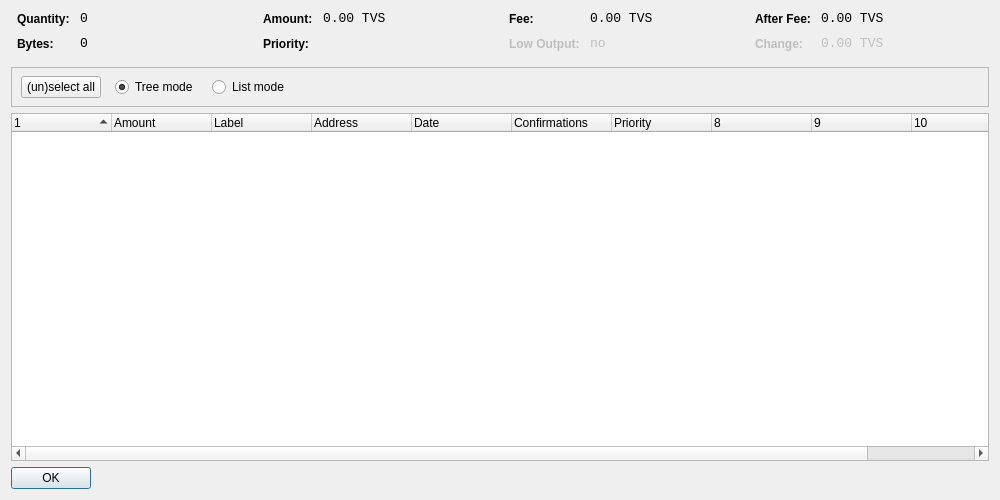
<?xml version="1.0" encoding="UTF-8"?>
<ui version="4.0">
 <class>CoinControlDialog</class>
 <widget class="QDialog" name="CoinControlDialog">
  <property name="geometry">
   <rect>
    <x>0</x>
    <y>0</y>
    <width>1000</width>
    <height>500</height>
   </rect>
  </property>
  <property name="windowTitle">
   <string>Coin Control</string>
  </property>
  <layout class="QVBoxLayout" name="verticalLayout">
   <item>
    <layout class="QHBoxLayout" name="horizontalLayoutTop" stretch="0,0,0,0">
     <property name="topMargin">
      <number>0</number>
     </property>
     <property name="bottomMargin">
      <number>10</number>
     </property>
     <item>
      <layout class="QFormLayout" name="formLayoutCoinControl1">
       <property name="horizontalSpacing">
        <number>10</number>
       </property>
       <property name="verticalSpacing">
        <number>10</number>
       </property>
       <property name="leftMargin">
        <number>6</number>
       </property>
       <property name="rightMargin">
        <number>6</number>
       </property>
       <item row="0" column="0">
        <widget class="QLabel" name="labelCoinControlQuantityText">
         <property name="styleSheet">
          <string notr="true">font-weight:bold;</string>
         </property>
         <property name="text">
          <string>Quantity:</string>
         </property>
        </widget>
       </item>
       <item row="0" column="1">
        <widget class="QLabel" name="labelCoinControlQuantity">
         <property name="font">
          <font>
           <family>Monospace</family>
           <pointsize>10</pointsize>
          </font>
         </property>
         <property name="cursor">
          <cursorShape>IBeamCursor</cursorShape>
         </property>
         <property name="contextMenuPolicy">
          <enum>Qt::ActionsContextMenu</enum>
         </property>
         <property name="text">
          <string notr="true">0</string>
         </property>
         <property name="textInteractionFlags">
          <set>Qt::LinksAccessibleByMouse|Qt::TextSelectableByKeyboard|Qt::TextSelectableByMouse</set>
         </property>
        </widget>
       </item>
       <item row="1" column="0">
        <widget class="QLabel" name="labelCoinControlBytesText">
         <property name="styleSheet">
          <string notr="true">font-weight:bold;</string>
         </property>
         <property name="text">
          <string>Bytes:</string>
         </property>
        </widget>
       </item>
       <item row="1" column="1">
        <widget class="QLabel" name="labelCoinControlBytes">
         <property name="font">
          <font>
           <family>Monospace</family>
           <pointsize>10</pointsize>
          </font>
         </property>
         <property name="cursor">
          <cursorShape>IBeamCursor</cursorShape>
         </property>
         <property name="contextMenuPolicy">
          <enum>Qt::ActionsContextMenu</enum>
         </property>
         <property name="text">
          <string notr="true">0</string>
         </property>
         <property name="textInteractionFlags">
          <set>Qt::LinksAccessibleByMouse|Qt::TextSelectableByKeyboard|Qt::TextSelectableByMouse</set>
         </property>
        </widget>
       </item>
      </layout>
     </item>
     <item>
      <layout class="QFormLayout" name="formLayoutCoinControl2">
       <property name="horizontalSpacing">
        <number>10</number>
       </property>
       <property name="verticalSpacing">
        <number>10</number>
       </property>
       <property name="leftMargin">
        <number>6</number>
       </property>
       <property name="rightMargin">
        <number>6</number>
       </property>
       <item row="0" column="0">
        <widget class="QLabel" name="labelCoinControlAmountText">
         <property name="styleSheet">
          <string notr="true">font-weight:bold;</string>
         </property>
         <property name="text">
          <string>Amount:</string>
         </property>
        </widget>
       </item>
       <item row="0" column="1">
        <widget class="QLabel" name="labelCoinControlAmount">
         <property name="font">
          <font>
           <family>Monospace</family>
           <pointsize>10</pointsize>
          </font>
         </property>
         <property name="cursor">
          <cursorShape>IBeamCursor</cursorShape>
         </property>
         <property name="contextMenuPolicy">
          <enum>Qt::ActionsContextMenu</enum>
         </property>
         <property name="text">
          <string notr="true">0.00 TVS</string>
         </property>
         <property name="textInteractionFlags">
          <set>Qt::LinksAccessibleByMouse|Qt::TextSelectableByKeyboard|Qt::TextSelectableByMouse</set>
         </property>
        </widget>
       </item>
       <item row="1" column="0">
        <widget class="QLabel" name="labelCoinControlPriorityText">
         <property name="styleSheet">
          <string notr="true">font-weight:bold;</string>
         </property>
         <property name="text">
          <string>Priority:</string>
         </property>
        </widget>
       </item>
       <item row="1" column="1">
        <widget class="QLabel" name="labelCoinControlPriority">
         <property name="font">
          <font>
           <family>Monospace</family>
           <pointsize>10</pointsize>
          </font>
         </property>
         <property name="cursor">
          <cursorShape>IBeamCursor</cursorShape>
         </property>
         <property name="contextMenuPolicy">
          <enum>Qt::ActionsContextMenu</enum>
         </property>
         <property name="text">
          <string/>
         </property>
         <property name="textInteractionFlags">
          <set>Qt::LinksAccessibleByMouse|Qt::TextSelectableByKeyboard|Qt::TextSelectableByMouse</set>
         </property>
        </widget>
       </item>
      </layout>
     </item>
     <item>
      <layout class="QFormLayout" name="formLayoutCoinControl3">
       <property name="horizontalSpacing">
        <number>10</number>
       </property>
       <property name="verticalSpacing">
        <number>10</number>
       </property>
       <property name="leftMargin">
        <number>6</number>
       </property>
       <property name="rightMargin">
        <number>6</number>
       </property>
       <item row="0" column="0">
        <widget class="QLabel" name="labelCoinControlFeeText">
         <property name="styleSheet">
          <string notr="true">font-weight:bold;</string>
         </property>
         <property name="text">
          <string>Fee:</string>
         </property>
        </widget>
       </item>
       <item row="0" column="1">
        <widget class="QLabel" name="labelCoinControlFee">
         <property name="font">
          <font>
           <family>Monospace</family>
           <pointsize>10</pointsize>
          </font>
         </property>
         <property name="cursor">
          <cursorShape>IBeamCursor</cursorShape>
         </property>
         <property name="contextMenuPolicy">
          <enum>Qt::ActionsContextMenu</enum>
         </property>
         <property name="text">
          <string notr="true">0.00 TVS</string>
         </property>
         <property name="textInteractionFlags">
          <set>Qt::LinksAccessibleByMouse|Qt::TextSelectableByKeyboard|Qt::TextSelectableByMouse</set>
         </property>
        </widget>
       </item>
       <item row="1" column="0">
        <widget class="QLabel" name="labelCoinControlLowOutputText">
         <property name="enabled">
          <bool>false</bool>
         </property>
         <property name="styleSheet">
          <string notr="true">font-weight:bold;</string>
         </property>
         <property name="text">
          <string>Low Output:</string>
         </property>
        </widget>
       </item>
       <item row="1" column="1">
        <widget class="QLabel" name="labelCoinControlLowOutput">
         <property name="enabled">
          <bool>false</bool>
         </property>
         <property name="font">
          <font>
           <family>Monospace</family>
           <pointsize>10</pointsize>
          </font>
         </property>
         <property name="cursor">
          <cursorShape>IBeamCursor</cursorShape>
         </property>
         <property name="contextMenuPolicy">
          <enum>Qt::ActionsContextMenu</enum>
         </property>
         <property name="text">
          <string notr="true">no</string>
         </property>
         <property name="textInteractionFlags">
          <set>Qt::LinksAccessibleByMouse|Qt::TextSelectableByKeyboard|Qt::TextSelectableByMouse</set>
         </property>
        </widget>
       </item>
      </layout>
     </item>
     <item>
      <layout class="QFormLayout" name="formLayoutCoinControl4">
       <property name="horizontalSpacing">
        <number>10</number>
       </property>
       <property name="verticalSpacing">
        <number>10</number>
       </property>
       <property name="leftMargin">
        <number>6</number>
       </property>
       <property name="rightMargin">
        <number>6</number>
       </property>
       <item row="0" column="0">
        <widget class="QLabel" name="labelCoinControlAfterFeeText">
         <property name="styleSheet">
          <string notr="true">font-weight:bold;</string>
         </property>
         <property name="text">
          <string>After Fee:</string>
         </property>
        </widget>
       </item>
       <item row="0" column="1">
        <widget class="QLabel" name="labelCoinControlAfterFee">
         <property name="font">
          <font>
           <family>Monospace</family>
           <pointsize>10</pointsize>
          </font>
         </property>
         <property name="cursor">
          <cursorShape>IBeamCursor</cursorShape>
         </property>
         <property name="contextMenuPolicy">
          <enum>Qt::ActionsContextMenu</enum>
         </property>
         <property name="text">
          <string notr="true">0.00 TVS</string>
         </property>
         <property name="textInteractionFlags">
          <set>Qt::LinksAccessibleByMouse|Qt::TextSelectableByKeyboard|Qt::TextSelectableByMouse</set>
         </property>
        </widget>
       </item>
       <item row="1" column="0">
        <widget class="QLabel" name="labelCoinControlChangeText">
         <property name="enabled">
          <bool>false</bool>
         </property>
         <property name="styleSheet">
          <string notr="true">font-weight:bold;</string>
         </property>
         <property name="text">
          <string>Change:</string>
         </property>
        </widget>
       </item>
       <item row="1" column="1">
        <widget class="QLabel" name="labelCoinControlChange">
         <property name="enabled">
          <bool>false</bool>
         </property>
         <property name="font">
          <font>
           <family>Monospace</family>
           <pointsize>10</pointsize>
          </font>
         </property>
         <property name="cursor">
          <cursorShape>IBeamCursor</cursorShape>
         </property>
         <property name="contextMenuPolicy">
          <enum>Qt::ActionsContextMenu</enum>
         </property>
         <property name="text">
          <string notr="true">0.00 TVS</string>
         </property>
         <property name="textInteractionFlags">
          <set>Qt::LinksAccessibleByMouse|Qt::TextSelectableByKeyboard|Qt::TextSelectableByMouse</set>
         </property>
        </widget>
       </item>
      </layout>
     </item>
    </layout>
   </item>
   <item>
    <widget class="QFrame" name="frame">
     <property name="minimumSize">
      <size>
       <width>0</width>
       <height>40</height>
      </size>
     </property>
     <property name="frameShape">
      <enum>QFrame::StyledPanel</enum>
     </property>
     <property name="frameShadow">
      <enum>QFrame::Sunken</enum>
     </property>
     <widget class="QWidget" name="horizontalLayoutWidget">
      <property name="geometry">
       <rect>
        <x>10</x>
        <y>0</y>
        <width>781</width>
        <height>41</height>
       </rect>
      </property>
      <layout class="QHBoxLayout" name="horizontalLayoutPanel" stretch="0,0,0,0,0">
       <property name="spacing">
        <number>14</number>
       </property>
       <item>
        <widget class="QPushButton" name="pushButtonSelectAll">
         <property name="sizePolicy">
          <sizepolicy hsizetype="Maximum" vsizetype="Fixed">
           <horstretch>0</horstretch>
           <verstretch>0</verstretch>
          </sizepolicy>
         </property>
         <property name="text">
          <string>(un)select all</string>
         </property>
        </widget>
       </item>
       <item>
        <widget class="QRadioButton" name="radioTreeMode">
         <property name="sizePolicy">
          <sizepolicy hsizetype="Maximum" vsizetype="Fixed">
           <horstretch>0</horstretch>
           <verstretch>0</verstretch>
          </sizepolicy>
         </property>
         <property name="text">
          <string>Tree mode</string>
         </property>
         <property name="checked">
          <bool>true</bool>
         </property>
        </widget>
       </item>
       <item>
        <widget class="QRadioButton" name="radioListMode">
         <property name="sizePolicy">
          <sizepolicy hsizetype="Maximum" vsizetype="Fixed">
           <horstretch>0</horstretch>
           <verstretch>0</verstretch>
          </sizepolicy>
         </property>
         <property name="text">
          <string>List mode</string>
         </property>
        </widget>
       </item>
       <item>
        <spacer name="horizontalSpacer">
         <property name="orientation">
          <enum>Qt::Horizontal</enum>
         </property>
         <property name="sizeHint" stdset="0">
          <size>
           <width>40</width>
           <height>20</height>
          </size>
         </property>
        </spacer>
       </item>
      </layout>
     </widget>
    </widget>
   </item>
   <item>
    <widget class="CoinControlTreeWidget" name="treeWidget">
     <property name="contextMenuPolicy">
      <enum>Qt::CustomContextMenu</enum>
     </property>
     <property name="sortingEnabled">
      <bool>false</bool>
     </property>
     <property name="columnCount">
      <number>11</number>
     </property>
     <attribute name="headerShowSortIndicator" stdset="0">
      <bool>true</bool>
     </attribute>
     <attribute name="headerStretchLastSection">
      <bool>false</bool>
     </attribute>
     <column>
      <property name="text">
       <string/>
      </property>
     </column>
     <column>
      <property name="text">
       <string>Amount</string>
      </property>
     </column>
     <column>
      <property name="text">
       <string>Label</string>
      </property>
     </column>
     <column>
      <property name="text">
       <string>Address</string>
      </property>
     </column>
     <column>
      <property name="text">
       <string>Date</string>
      </property>
     </column>
     <column>
      <property name="text">
       <string>Confirmations</string>
      </property>
      <property name="toolTip">
       <string>Confirmed</string>
      </property>
     </column>
     <column>
      <property name="text">
       <string>Priority</string>
      </property>
     </column>
     <column>
      <property name="text">
       <string/>
      </property>
     </column>
     <column>
      <property name="text">
       <string/>
      </property>
     </column>
     <column>
      <property name="text">
       <string/>
      </property>
     </column>
     <column>
      <property name="text">
       <string/>
      </property>
     </column>
    </widget>
   </item>
   <item>
    <widget class="QDialogButtonBox" name="buttonBox">
     <property name="sizePolicy">
      <sizepolicy hsizetype="Maximum" vsizetype="Fixed">
       <horstretch>0</horstretch>
       <verstretch>0</verstretch>
      </sizepolicy>
     </property>
     <property name="orientation">
      <enum>Qt::Horizontal</enum>
     </property>
     <property name="standardButtons">
      <set>QDialogButtonBox::Ok</set>
     </property>
    </widget>
   </item>
  </layout>
 </widget>
 <customwidgets>
  <customwidget>
   <class>CoinControlTreeWidget</class>
   <extends>QTreeWidget</extends>
   <header>coincontroltreewidget.h</header>
  </customwidget>
 </customwidgets>
 <resources/>
 <connections/>
</ui>
